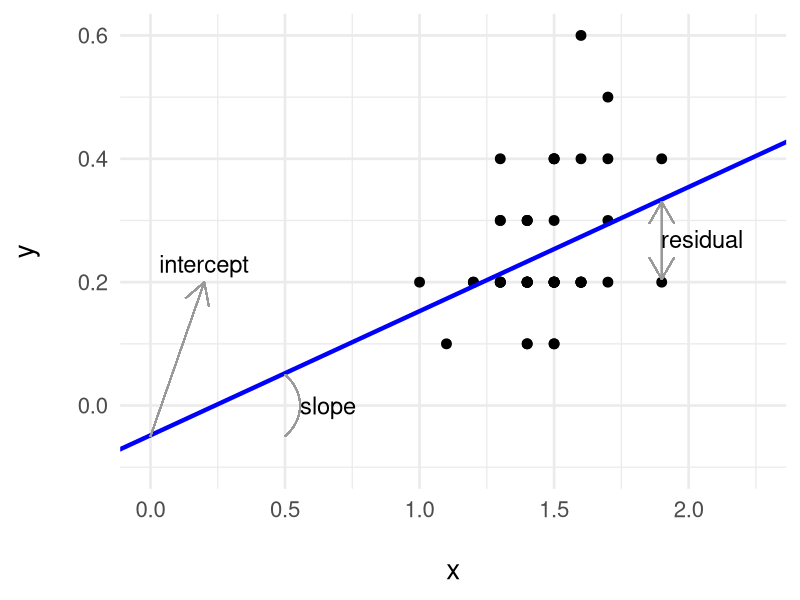
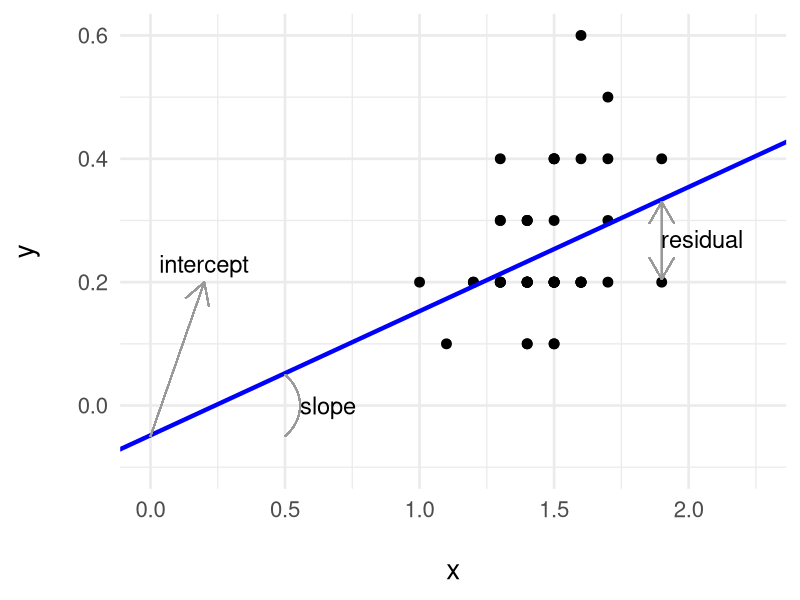
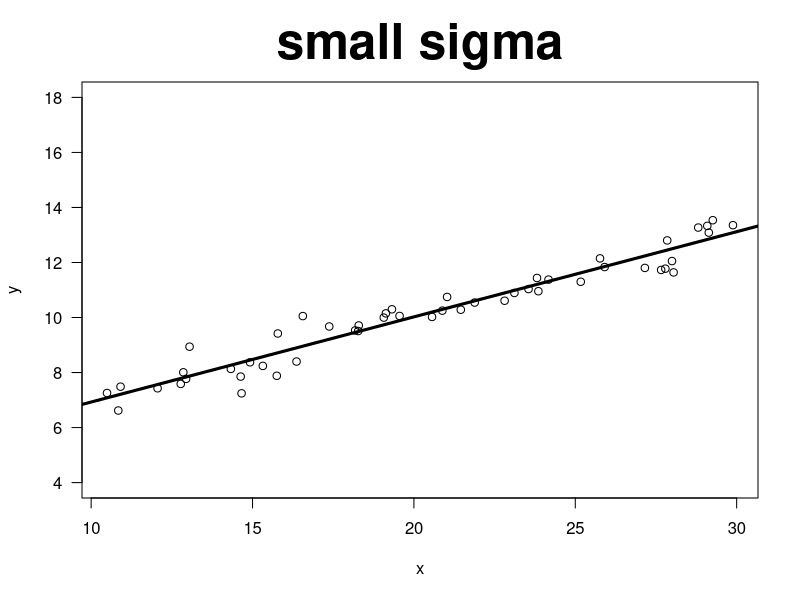
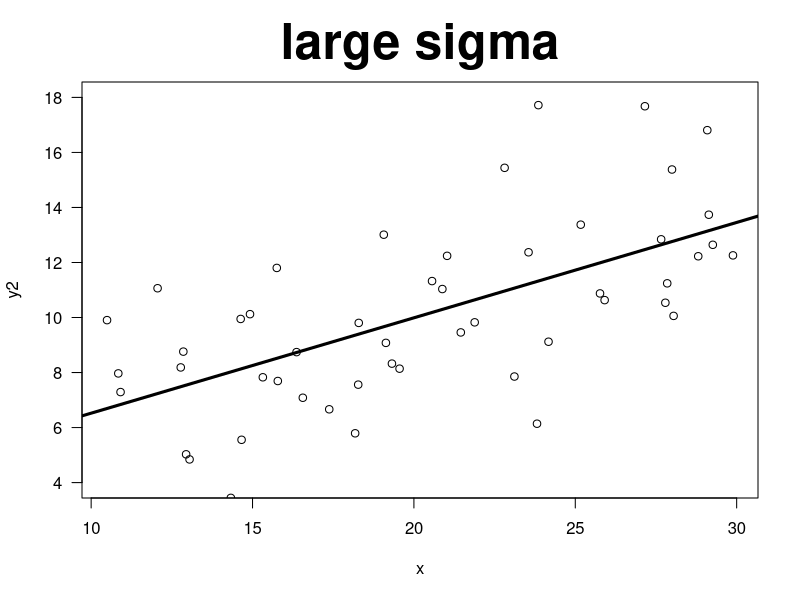
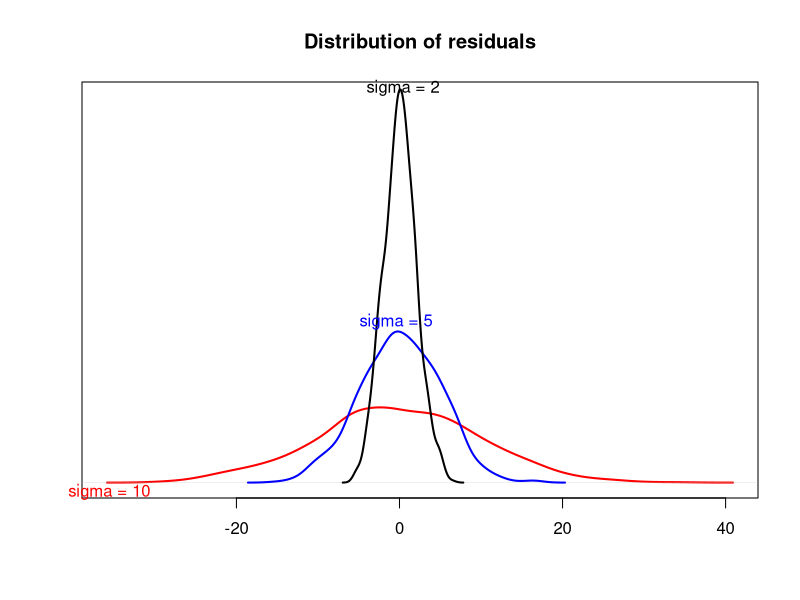

Reproduce these figures in R, in order. (Note: this script raises an error after producing the figures.)
## ---- chunk 1

library("knitr")

### Chunk options ###

## Text results
opts_chunk$set(echo = FALSE, warning = FALSE, message = FALSE, size = 'tiny')

## Code decoration
opts_chunk$set(tidy = FALSE, comment = NA, highlight = TRUE, prompt = FALSE, crop = TRUE)

# ## Cache
# opts_chunk$set(cache = TRUE, cache.path = "knitr_output/cache/")

# ## Plots
# opts_chunk$set(fig.path = "knitr_output/figures/")
opts_chunk$set(fig.align = 'center', out.width = '90%')

### Hooks ###
## Crop plot margins
knit_hooks$set(crop = hook_pdfcrop)

## Reduce font size
## use tinycode = TRUE as chunk option to reduce code font size
# see http://stackoverflow.com/a/39961605
knit_hooks$set(tinycode = function(before, options, envir) {
  if (before) return(paste0("\n \\", options$size, "\n\n"))
  else return("\n\n \\normalsize \n")
  })

## ---- chunk 2
library(ggplot2)
data(iris)
setosa <- iris[iris$Species == "setosa", ]

m <- lm(Petal.Width ~ Petal.Length, data = setosa)

gglm <- ggplot(setosa) +
  aes(x = Petal.Length, y = Petal.Width) +
  geom_point(size = 3) +
  theme_minimal(base_size = 20) +
  labs(x = "\nx", y = "y\n") +
  xlim(0, 2.25) +
  ylim(-0.1, NA) +
  geom_abline(intercept = m$coefficients[1], slope = m$coefficients[2], 
              size = 1.5, colour = "blue") +
  geom_segment(aes(x = 0, y = -0.05, xend = 0.2, yend = 0.2), arrow = arrow(),
               colour = "grey60") +
  annotate("text", x = 0.2, y = 0.23, label = "intercept", size = 6) +
  geom_curve(aes(x = 0.5, y = 0.05, xend = 0.5, yend = -0.05), curvature = -0.5,
             colour = "grey60") +
  annotate("text", x = 0.66, y = 0, label = "slope", size = 6) +
  geom_segment(aes(x = 1.9, y = 0.205, xend = 1.9, yend = 0.33), colour = "grey60",
               arrow = arrow(ends = "both")) +
  annotate("text", x = 2.05, y = 0.27, label = "residual", size = 6)

gglm
## ---- chunk 3
gglm
## ---- chunk 4
set.seed(123)
x <- runif(50, 10, 30)
y <- rnorm(50, 4 + 0.3*x, 0.5)
plot(x, y, las = 1, main = "small sigma", ylim = c(4, 18), cex.main = 3)
abline(lm(y ~ x), lwd = 3)
## ---- chunk 5
y2 <- rnorm(50, 4 + 0.3*x, 3)
plot(x, y2, las = 1, main = "large sigma", ylim = c(4, 18), cex.main = 3)
abline(lm(y2 ~ x), lwd = 3)
## ---- chunk 6
s1 <- density(rnorm(1000, 0, 2))
s2 <- density(rnorm(1000, 0, 5))
s3 <- density(rnorm(1000, 0, 10))
plot(s3, ylim=c(0,0.2), ylab="", xlab="", main="Distribution of residuals", lwd=2, col="red", yaxt="n")
lines(s2, lwd=2, col="blue")
lines(s1, lwd=2)
Hmisc::labcurve(list(s1, s2, s3), labels=paste("sigma = ", c(2,5,10), sep=""), 
                type="l", col=c("black", "blue", "red"))
## ---- chunk 7
include_graphics("images/lm_resid_assump.png")
